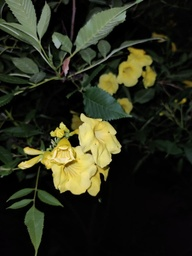
#> input picture images/img1.jpg, 192 x 256 px, shrunk from 960 x 1280 before the run
$ jupyter execute 'Region Based Segmentation.ipynb'   (shell and % lines are left out)
#> lines starting #> are read from the running program, lines starting #| are printed output that depends on the picture; after the words box and inside, x2 and y2 are one past the last pixel; in counts of white or black regions, pixels touching at a corner belong together
[cell 1]
# Import the necessary libraries

from skimage.color import rgb2gray
import numpy as np
import cv2
import matplotlib.pyplot as plt
from scipy import ndimage

# Read an image and convert it to grayscale
image = plt.imread('images/img1.jpg')
#> image is the input picture: shape (256, 192, 3); mean R, G, B 41.7, 43.8, 27.2
image.shape
plt.imshow(image)

[cell 2]
# Apply grayscale filter
gray = rgb2gray(image)
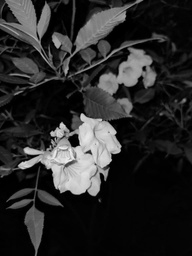
#> gray: shape (256, 192) float64; min 0, max 0.954, mean 0.165
plt.imshow(gray, cmap='gray')

[cell 3]
# Check Image shape
gray.shape
#> Out = (256, 192)

[cell 4]
# Find mean and anything above mean is background and below is object
gray_r = gray.reshape(gray.shape[0]*gray.shape[1])
for i in range(gray_r.shape[0]):
    if gray_r[i] > gray_r.mean():
        gray_r[i] = 1
    else:
        gray_r[i] = 0
gray = gray_r.reshape(gray.shape[0],gray.shape[1])
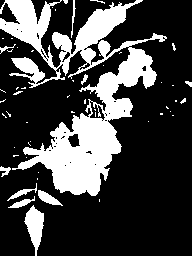
#> gray: shape (256, 192) float64; values 0 (black) and 1 (white), 26.2% white; 53 white regions (43 under 20 px), largest, box (x1, y1, x2, y2) and area: (0, 0, 167, 196) 11454, (24, 205, 44, 256) 545, (38, 190, 63, 206) 179
f, axarr = plt.subplots(1,2)
axarr[0].imshow(image)
axarr[1].imshow(gray, cmap='gray')
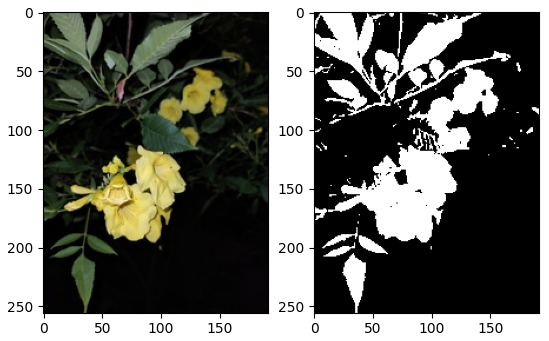
#> figure drawn by matplotlib, 2 panels

$ run again, with images/img2.jpg copied over images/img1.jpg
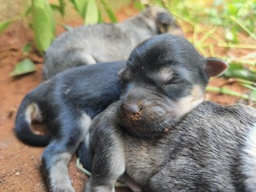
#> input picture images/img2.jpg, 256 x 192 px, shrunk from 1280 x 960 before the run
#> image is the input picture: shape (192, 256, 3); mean R, G, B 136.9, 131.9, 115.1
#> `gray = gray_r.reshape(gray.shape[0],gray.shape[1])`:
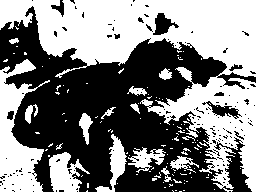
#> gray: shape (192, 256) float64; values 0 (black) and 1 (white), 50.2% white; 148 black regions (138 under 20 px), largest, box (x1, y1, x2, y2) and area: (0, 6, 256, 192) 23145, (153, 13, 179, 35) 290, (202, 101, 242, 119) 256
#> `[cell 4] # Find mean and anything above mean is background and below i..`:
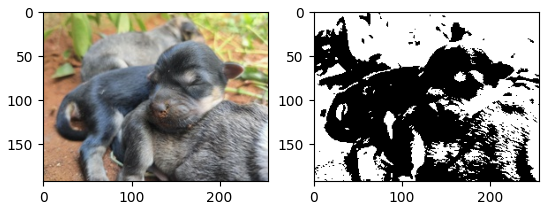
#> figure drawn by matplotlib, 2 panels

$ run again, with images/img3.jpg copied over images/img1.jpg
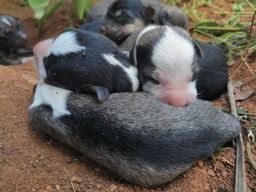
#> input picture images/img3.jpg, 256 x 192 px, shrunk from 1280 x 960 before the run
#> image is the input picture: shape (192, 256, 3); mean R, G, B 98.4, 91.5, 84.2
#> `gray = gray_r.reshape(gray.shape[0],gray.shape[1])`:
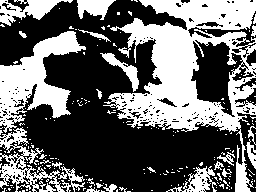
#> gray: shape (192, 256) float64; values 0 (black) and 1 (white), 40.7% white; 192 white regions (170 under 20 px), largest, box (x1, y1, x2, y2) and area: (103, 0, 256, 192) 11122, (0, 31, 86, 133) 3663, (0, 127, 85, 192) 1674
#> `[cell 4] # Find mean and anything above mean is background and below i..`:
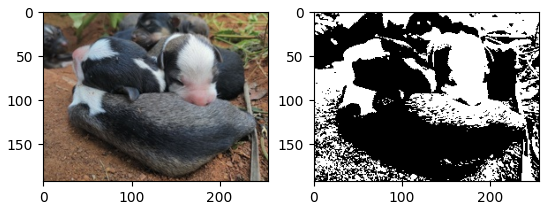
#> figure drawn by matplotlib, 2 panels
